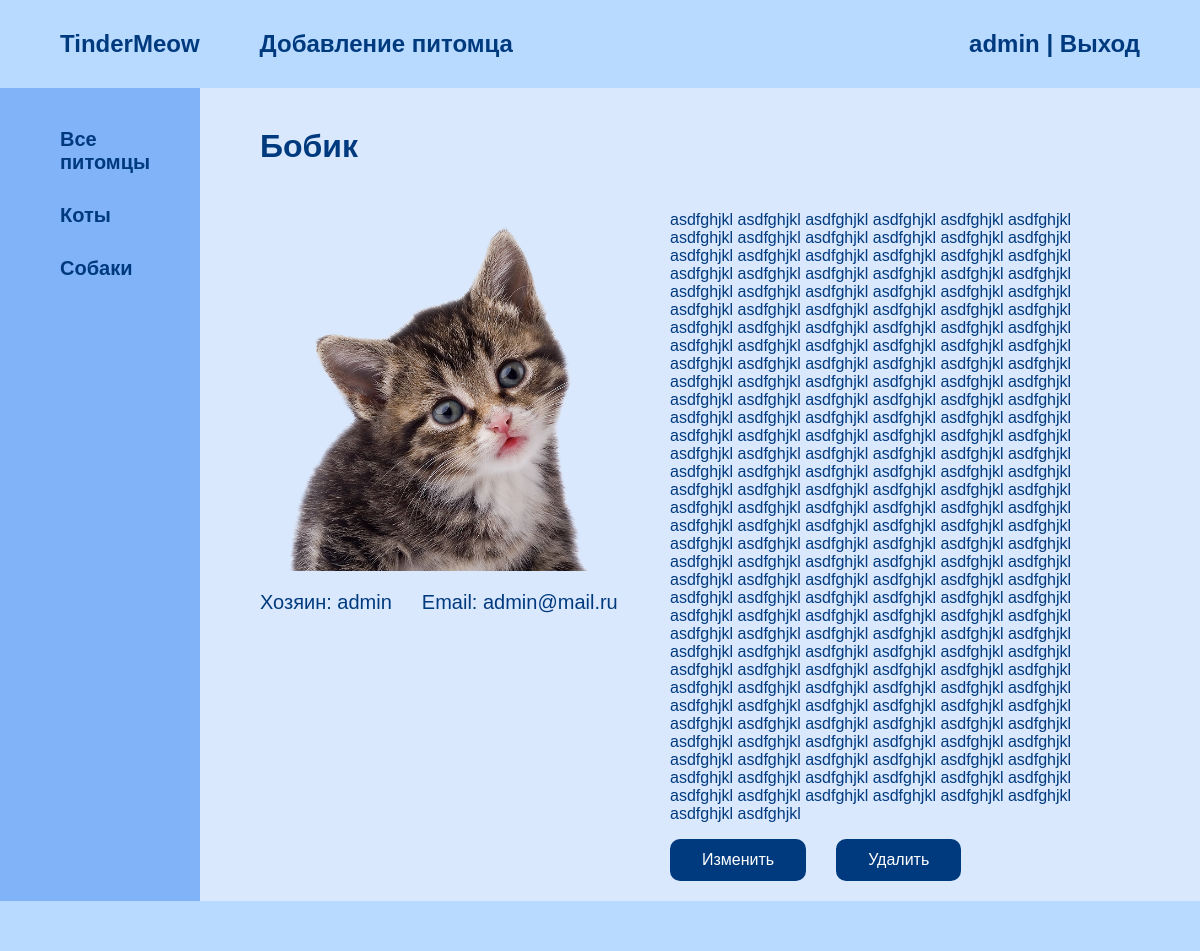
/pet/bobik (signed in), run on the app's committed database.
### main/models.py (models this page shows, shortened)
class Species(models.Model):
    title = models.CharField(max_length=30, unique=True, verbose_name='Название вида')
    title_plural = models.CharField(max_length=30, unique=True, verbose_name='Название вида (мн. ч.)', null=True)
    slug = models.SlugField(max_length=30, unique=True, db_index=True, verbose_name='URL')
    class Meta:
        verbose_name = 'Биологический вид'
        verbose_name_plural = 'Биологические виды'
        ordering = ['id']
    def get_absolute_url(self):
        return reverse('species', kwargs={'species_slug': self.slug})

class Pet(models.Model):
    name = models.CharField(max_length=30, verbose_name='Кличка')
    slug = models.SlugField(max_length=60, unique=True, db_index=True, verbose_name='URL')
    photo = models.ImageField(upload_to='main/img/pet/%Y/%m/%d', verbose_name='Фото')
    description = models.TextField(blank=True, verbose_name='Описание')
    time_add = models.DateTimeField(auto_now_add=True, verbose_name='Создано')
    time_edit = models.DateTimeField(auto_now=True, verbose_name='Изменено')
    is_published = models.BooleanField(default=True, verbose_name='Опубликовано')
    owner = models.ForeignKey('Person', on_delete=models.CASCADE, verbose_name='Хозяин')
    species = models.ForeignKey('Species', on_delete=models.PROTECT, verbose_name='Биологический вид')
    class Meta:
        verbose_name = 'Питомец'
        verbose_name_plural = 'Питомцы'
        ordering = ['id']
    def __str__(self):
        return self.name
    def get_edit_url(self):
        return reverse('pet_edit', kwargs={'pet_slug': self.slug})
    def get_delete_url(self):
        return reverse('pet_delete', kwargs={'pet_slug': self.slug})
    def get_owner(self):
        return Person.objects.get(id=self.owner_id)

### main/views.py (the view)
# urls.py: path('pet/<slug:pet_slug>', ShowPet.as_view(), name='pet'),
class ShowPet(MyLoginRequiredMixin, DataMixin, DetailView):
    model = Pet
    template_name = 'main/pet.html'
    slug_url_kwarg = 'pet_slug'
    context_object_name = 'pet'
    def get_context_data(self, *, object_list=None, **kwargs):
        context = super().get_context_data(**kwargs)
        c_def = self.get_user_context(title=context['pet'], id_selected=0, auth=True)
        return dict(list(context.items()) + list(c_def.items()))

### main/models.py (called while the page is built)
    def get_absolute_url(self):
        return reverse('user', kwargs={'user_id': self.id})

### main/utils.py (called while the page is built)
    def get_user_context(self, **kwargs):
        context = kwargs
        if 'auth' in context:
            context['menu'] = authed
        else:
            context['menu'] = menu
        context['species'] = Species.objects.all()
        return context

### main/templates/main/pet.html (shortened to what this page needs)
{% extends 'main/layout.html' %}
{% block main %}
    <div class="pet_container">
        <div class="pet_wrapper">
            {% if pet.photo %}
                <img src="{{ pet.photo.url }}" alt="photo" class="pet_img">
            {% endif %}
            <div class="pet_info">
                <a href="{{ pet.get_owner.get_absolute_url }}" class="pet_txt pet_link">Хозяин: {{ pet.get_owner.username }}</a>
                <p class="pet_txt">Email:&nbsp;{{ pet.get_owner.email }}</p>
            </div>
        </div>
        <div class="pet_wrapper">
            {{ pet.description|linebreaks }}
            <div class="btns">
                <a href="{{ pet.get_edit_url }}" class="btn">Изменить</a>
                <a href="{{ pet.get_delete_url }}" class="btn last">Удалить</a>
            </div>
        </div>
    </div>
{% endblock %}

### main/templates/main/layout.html (shortened to what this page needs)
{% load static %}
<!doctype html>
<html lang="en">
    <head>
        <link rel="stylesheet" href="{% static 'css/index.css' %}">
    </head>
    <body>
        <div class="body_container">
            <header class="header">
                <div class="header_first">
                    {% for item in menu %}
                        {% if loop.last %}
                            <a href="{% url item.url_name %}" class="header_txt last link_effect">{{ item.title }}</a>
                        {% else %}
                            <a href="{% url item.url_name %}" class="header_txt not_last link_effect">{{ item.title }}</a>
                        {% endif %}
                    {% endfor %}
                </div>
                <div class="header_last">
                    {% if request.user.is_authenticated %}
                        <p class="header_txt">{{ user.username }}&nbsp;|&nbsp;</p>
                        <a href="{% url 'logout' %}" class="header_link header_txt last link_effect">Выход</a>
                    {% else %}
                        <a href="{% url 'register' %}" class="header_link header_txt last link_effect">Регистрация&nbsp;|&nbsp;</a>
                        <a href="{% url 'login' %}" class="header_link header_txt last link_effect">Вход</a>
                    {% endif %}
                </div>
            </header>
            <main class="main">
                {% if request.user.is_authenticated %}
                    <aside class="main_aside">
                        <a href="{% url 'all' %}" class="link_effect aside_link">Все питомцы</a>
                        {% for item in species %}
                            {% if loop.last %}
                                <a href="{{ item.get_absolute_url }}" class="link_effect aside_link">{{ item.title_plural }}</a>
                            {% else %}
                                <a href="{{ item.get_absolute_url }}" class="link_effect aside_link">{{ item.title_plural }}</a>
                            {% endif %}
                        {% endfor %}
                    </aside>
                {% endif %}
                <div class="main_container">
                    <h1 class="heading">{{ title }}</h1>
                    <div class="container">
                        {% block main %}{% endblock %}
                    </div>
                </div>
            </main>
        </div>
        <footer class="footer">
        </footer>
    </body>
</html>

### static/css/index.css (style rules this page uses)
* { text-decoration: none; font-family: Arial; color: #003A7E; }
body { margin: 0 auto; min-height: 100vh; max-width: 1440px; display: flex; flex-direction: column; }
.body_container { flex-grow: 1; display: flex; flex-direction: column; }
.header { width: 100%; display: flex; justify-content: space-between; align-items: center; padding: 30px 60px; box-sizing: border-box; background-color: #b8daff; }
.header_first { display: flex; align-items: center; }
.header_last { display: flex; align-items: center; }
.header_txt { margin: 0; font-size: 24px; font-weight: 600; }
.main { flex-grow: 1; background-color: rgb(217, 232, 253); display: flex; justify-content: space-between; padding: 0 60px 0 0; box-sizing: border-box; }
.main_aside { width: 200px; padding: 40px 60px 0; box-sizing: border-box; background-color: rgb(128, 179, 248); display: flex; flex-direction: column; }
.aside_link { font-size: 20px; font-weight: 600; margin-bottom: 30px; }
.aside_link:last-child { margin: 0; }
.main_container { padding: 40px 60px 20px; box-sizing: border-box; display: flex; flex-direction: column; }
.container { display: flex; flex-wrap: wrap; }
.heading { margin: 0 0 30px; }
.pet_img { max-width: 400px; }
.pet_container { display: flex; flex-wrap: wrap; }
.pet_wrapper { display: flex; flex-direction: column; width: 50%; }
.pet_info { display: flex; margin-top: 20px; }
.pet_txt { font-size: 20px; margin: 0 30px 0 0; }
.footer { height: 50px; background-color: #b8daff; }
.btns { display: flex; justify-content: flex-start; align-items: center; }
.btn { background-color: #003A7E; color: #ffffff; border: 2px solid #003A7E; padding: 10px 30px; box-sizing: border-box; border-radius: 10px; font-weight: 500; margin-right: 30px; }
.link_effect { color: #003A7E; transition: color 200ms ease, transform 200ms ease; }
.not_last { margin-right: 60px; }
.last { margin: 0; }

### data on the page
Species: title_plural "Коты"
Species: title_plural "Собаки"
Pet: name "Бобик", photo (picture), get_owner.username "admin", get_owner.email "admin@mail.ru", description "asdfghjkl asdfghjkl asdfghjkl asdfghjkl asdfghjkl asdfghjkl asdfghjkl asdfghjkl asdfghjkl asdfghjkl asdfghjkl asdfghjkl asdfghjkl asdfghjkl asdfghjkl asdfghjkl asdfghjkl asdfghjkl asdfghjkl asdfghjkl asdfghjkl asdfghjkl asdfghjkl asdfghjkl asdfghjkl asdfghjkl asdfghjkl asdfghjkl asdfghjkl asdfghjkl asdfghjkl asdfghjkl asdfghjkl asdfghjkl asdfghjkl asdfghjkl asdfghjkl asdfghjkl asdfghjkl asdfghjkl asdfghjkl asdfghjkl asdfghjkl asdfghjkl asdfghjkl asdfghjkl asdfghjkl asdfghjkl asdfghjkl asdfghjkl asdfghjkl asdfghjkl asdfghjkl asdfghjkl asdfghjkl asdfghjkl asdfghjkl asdfghjkl asdfghjkl asdfghjkl asdfghjkl asdfghjkl asdfghjkl asdfghjkl asdfghjkl asdfghjkl asdfghjkl asdfghjkl asdfghjkl asdfghjkl…"

### other printed values
{{ item.title }} "TinderMeow" "Добавление питомца"
{{ user.username }} "admin"
